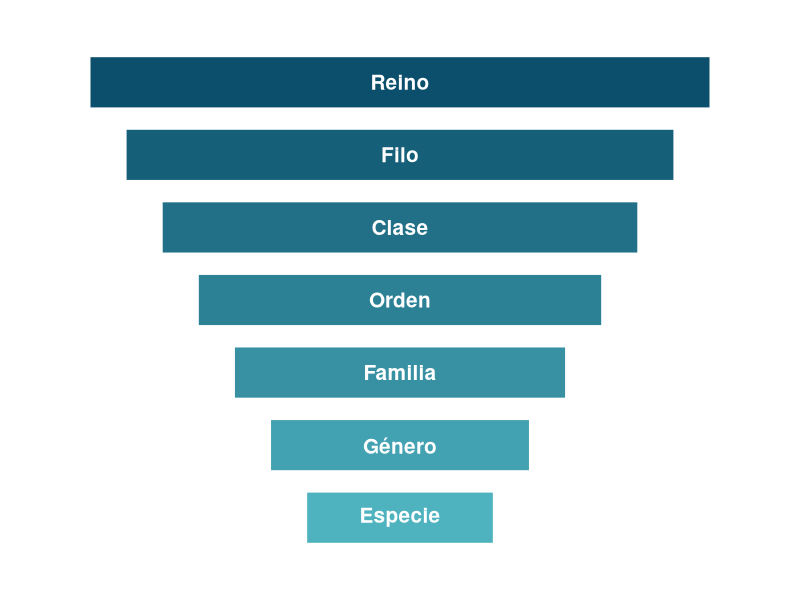
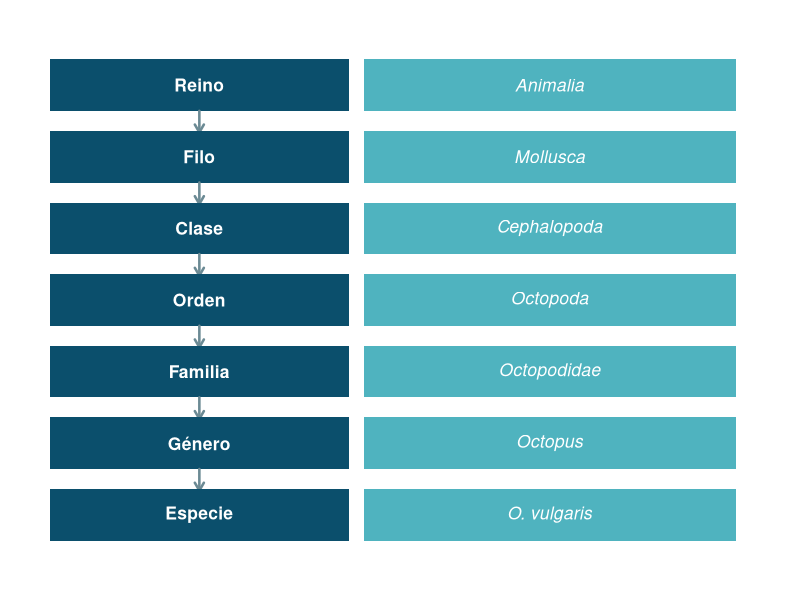
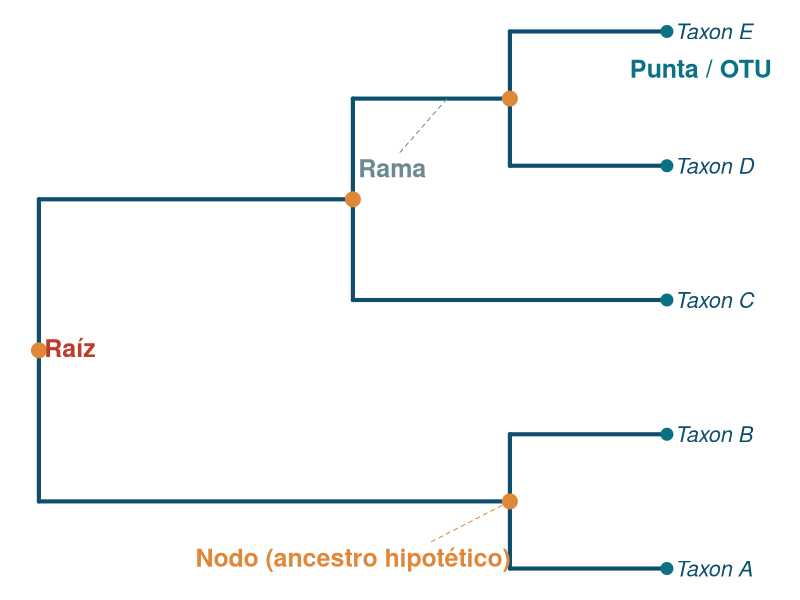
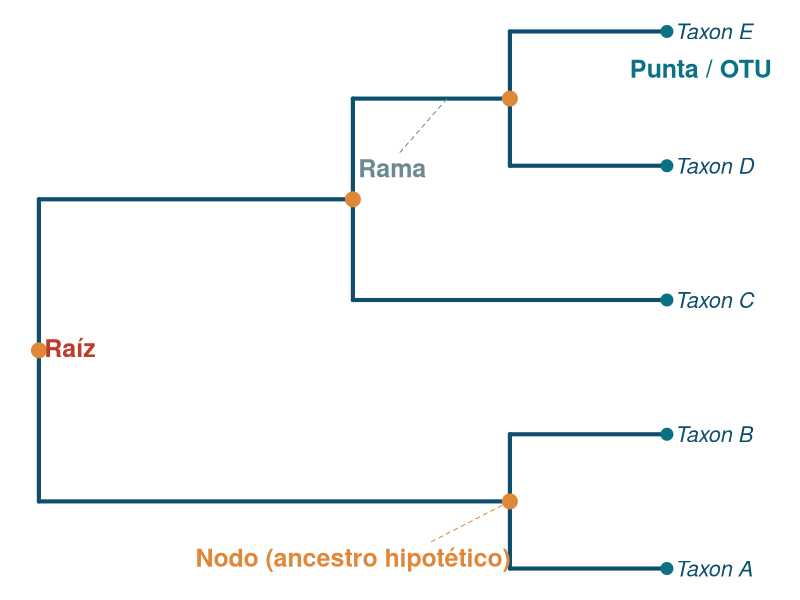
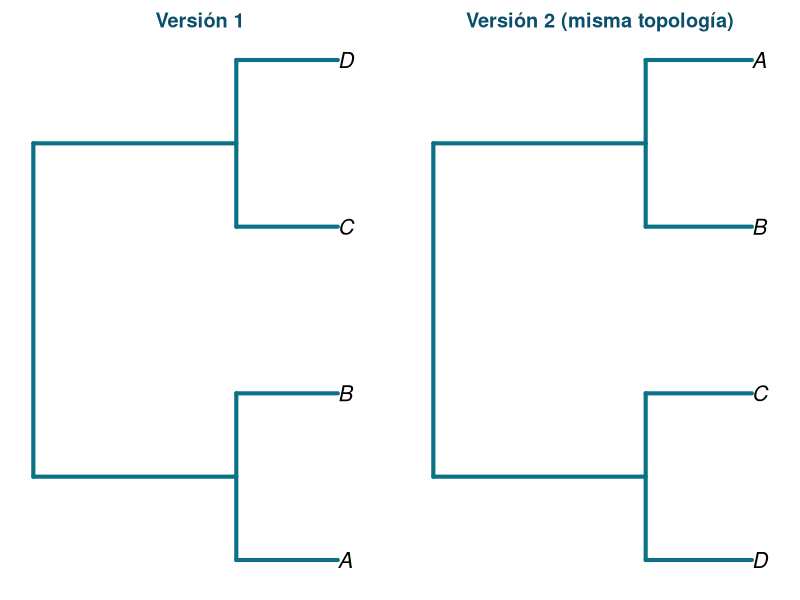
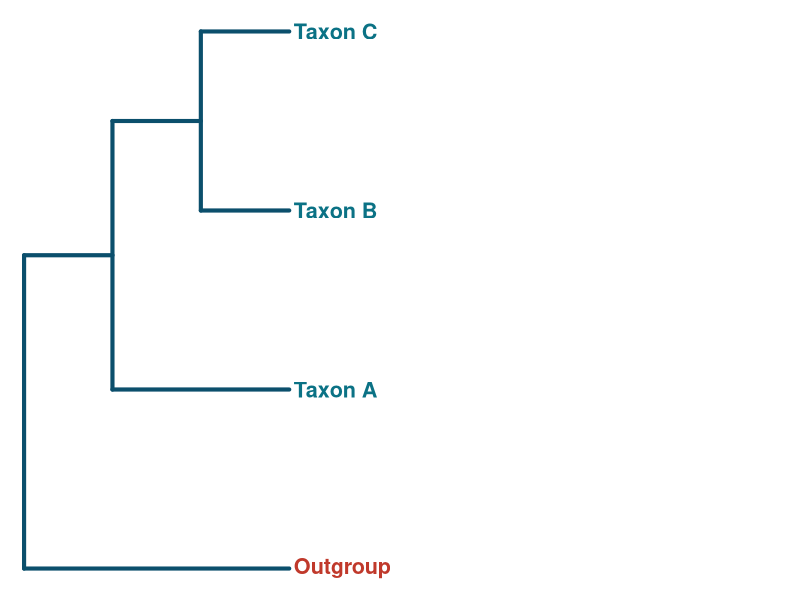
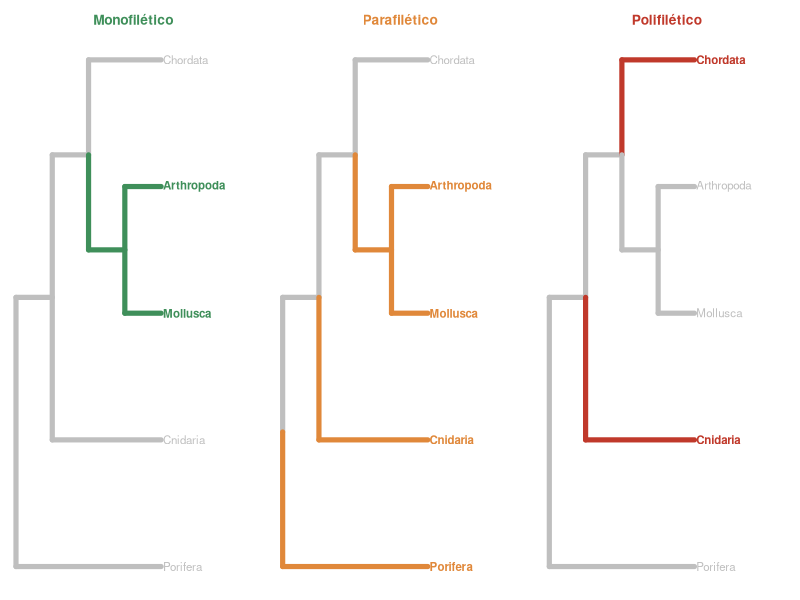
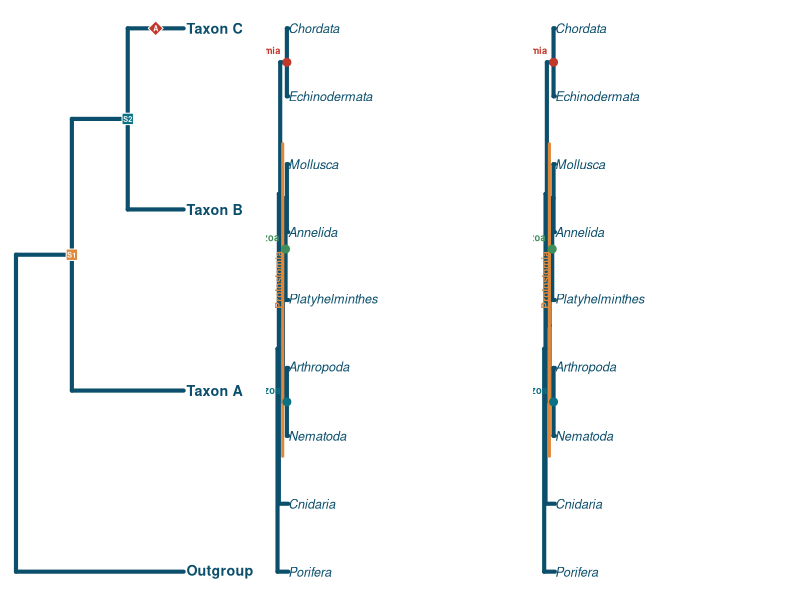

Source code (R) for these figures, in order:
## ---- chunk 1
#| label: setup
#| include: false

library(ape)

# Paleta de colores institucional del curso
col_dark   <- "#0B4F6C"
col_teal   <- "#0B7285"
col_teal2  <- "#4FB3BF"
col_coral  <- "#E0883A"
col_red    <- "#C0392B"
col_green  <- "#3F8F5A"
col_gray   <- "#6B8A94"
col_bg     <- "#FBFCFC"

# --- funciones auxiliares reutilizadas en varios esquemas ---

# Lista de descendientes (tips) de cada nodo de un árbol ape
tips_desc <- function(tree){
  n <- length(tree$tip.label)
  desc <- vector("list", max(tree$edge))
  for(i in 1:n) desc[[i]] <- i
  po <- tree$edge[postorder(tree), ]
  for(k in 1:nrow(po)){
    parent <- po[k,1]; child <- po[k,2]
    desc[[parent]] <- unique(c(desc[[parent]], desc[[child]]))
  }
  desc
}

# Dibuja un árbol resaltando un subconjunto de puntas (para mono/para/polifilia)
plot_grouping <- function(tree, target_tips, titulo, col_main, col_dim="grey75", cex.lab=1.25){
  d <- tips_desc(tree)
  n <- length(tree$tip.label)
  target_idx <- match(target_tips, tree$tip.label)
  ecol <- rep(col_dim, nrow(tree$edge))
  for(e in 1:nrow(tree$edge)){
    child <- tree$edge[e,2]
    if(child <= n){
      if(child %in% target_idx) ecol[e] <- col_main
    } else {
      if(all(d[[child]] %in% target_idx)) ecol[e] <- col_main
    }
  }
  tcol <- ifelse(1:n %in% target_idx, col_main, col_dim)
  plot(tree, edge.width=5, edge.color=ecol, tip.color=tcol, cex=cex.lab,
       font=ifelse(1:n %in% target_idx,2,1), no.margin=FALSE, label.offset=0.05)
  title(titulo, col.main=col_main, cex.main=1.25, font.main=2)
}
## ---- chunk 2
#| label: fig-jerarquia
#| fig-width: 8.5
#| fig-height: 5.6
#| fig-cap: "Categorías taxonómicas principales, de mayor a menor inclusividad."

niveles <- c("Reino","Filo","Clase","Orden","Familia","Género","Especie")
n <- length(niveles)
par(mar=c(0.5,0.5,0.5,0.5))
plot(0,0,type="n", xlim=c(0,10), ylim=c(0.3,n+0.7), axes=FALSE, xlab="", ylab="")
widths <- seq(8.6, 2.6, length.out=n)
cols <- colorRampPalette(c(col_dark, col_teal2))(n)
for(i in 1:n){
  y <- n - i + 1
  w <- widths[i]
  rect(5-w/2, y-0.36, 5+w/2, y+0.36, col=cols[i], border="white", lwd=2)
  text(5, y, niveles[i], col="white", font=2, cex=1.25)
}
## ---- chunk 3
#| label: fig-ejemplo-taxon
#| fig-width: 8.5
#| fig-height: 5.6
#| fig-cap: "Jerarquía taxonómica completa de Octopus vulgaris."

tax <- data.frame(
  nivel = c("Reino","Filo","Clase","Orden","Familia","Género","Especie"),
  valor = c("Animalia","Mollusca","Cephalopoda","Octopoda","Octopodidae","Octopus","O. vulgaris")
)
par(mar=c(0.3,0.3,0.3,0.3))
plot(0,0,type="n", xlim=c(0,10), ylim=c(0.2,7.8), axes=FALSE, xlab="", ylab="")
for(i in 1:7){
  y <- 8 - i
  rect(0.2,y-0.36,4.3,y+0.36, col=col_dark, border=NA)
  text(2.25,y,tax$nivel[i], col="white", font=2, cex=1.05)
  rect(4.5,y-0.36,9.6,y+0.36, col=col_teal2, border=NA)
  text(7.05,y,tax$valor[i], col="white", font=3, cex=1.05)
  if(i<7) arrows(2.25,y-0.36,2.25,y-0.66, length=0.09, col=col_gray, lwd=2.5)
}
## ---- chunk 4
#| label: fig-anatomia
#| fig-width: 9
#| fig-height: 5.6
#| fig-cap: "Elementos básicos de un árbol filogenético."

tree <- read.tree(text="((Taxon_A,Taxon_B),(Taxon_C,(Taxon_D,Taxon_E)));")
par(mar=c(0.5,0.5,0.5,0.5))
plot(tree, edge.width=4, edge.color=col_dark, tip.color=col_dark, cex=1.3,
     label.offset=0.05, no.margin=FALSE, x.lim=c(0,4.6))
nodelabels(pch=19, col=col_coral, cex=2)
tiplabels(pch=19, col=col_teal, cex=1.6)
rootedge <- 0.35
lastPP <- get("last_plot.phylo", envir = .PlotPhyloEnv)
text(0.2, 2.5, "Raíz", col=col_red, font=2, cex=1.5, pos=3)
text(2.0, 1.2, "Nodo (ancestro hipotético)", col=col_coral, font=2, cex=1.5, pos=1)
segments(2.5,1.2,3,1.5, col=col_coral, lty=2)
text(3.7, 4.7, "Punta / OTU", col=col_teal, font=2, cex=1.5, pos=4, xpd=TRUE)
segments(2.3,4.1,2.6,4.5, col=col_gray, lty=2)
text(2.25,4.1,"Rama", col=col_gray, font=2, cex=01.5, pos=1)
## ---- chunk 5
#| label: fig-anatomia2
#| fig-width: 9
#| fig-height: 4
#| fig-cap: "Elementos básicos de un árbol filogenético."

tree <- read.tree(text="((Taxon_A,Taxon_B),(Taxon_C,(Taxon_D,Taxon_E)));")
par(mar=c(0.5,0.5,0.5,0.5))
plot(tree, edge.width=4, edge.color=col_dark, tip.color=col_dark, cex=1.3,
     label.offset=0.05, no.margin=FALSE, x.lim=c(0,4.6))
nodelabels(pch=19, col=col_coral, cex=2)
tiplabels(pch=19, col=col_teal, cex=1.6)
rootedge <- 0.35
lastPP <- get("last_plot.phylo", envir = .PlotPhyloEnv)
text(0.2, 2.5, "Raíz", col=col_red, font=2, cex=1.5, pos=3)
text(2.0, 1.2, "Nodo (ancestro hipotético)", col=col_coral, font=2, cex=1.5, pos=1)
segments(2.5,1.2,3,1.5, col=col_coral, lty=2)
text(3.7, 4.7, "Punta / OTU", col=col_teal, font=2, cex=1.5, pos=4, xpd=TRUE)
segments(2.3,4.1,2.6,4.5, col=col_gray, lty=2)
text(2.25,4.1,"Rama", col=col_gray, font=2, cex=01.5, pos=1)
## ---- chunk 6
#| label: fig-rotacion
#| fig-width: 9
#| fig-height: 4.2
#| fig-cap: "Dos representaciones equivalentes del mismo árbol."

par(mfrow=c(1,2), mar=c(1,1,2,1))
t1 <- read.tree(text="((A,B),(C,D));")
plot(t1, edge.width=4, edge.color=col_teal, cex=1.3, no.margin=FALSE)
title("Versión 1", col.main=col_dark)
t2 <- read.tree(text="((D,C),(B,A));")
plot(t2, edge.width=4, edge.color=col_teal, cex=1.3, no.margin=FALSE)
title("Versión 2 (misma topología)", col.main=col_dark)
## ---- chunk 7
#| label: fig-outgroup
#| fig-width: 9
#| fig-height: 5.2
#| fig-cap: "El grupo externo (outgroup) permite enraizar el árbol y polarizar los caracteres."

tree <- read.tree(text="(Outgroup,(Taxon_A,(Taxon_B,Taxon_C)));")
n <- length(tree$tip.label)
tcol <- c(col_red, col_teal, col_teal, col_teal)
par(mar=c(0.5,0.5,0.5,0.5))
plot(tree, edge.width=4, edge.color=col_dark, tip.color=tcol, cex=1.3,
     font=2, label.offset=0.05, no.margin=FALSE)
## ---- chunk 8
#| label: fig-mono-para-poli
#| fig-width: 11.5
#| fig-height: 4.8
#| fig-cap: "Comparación entre grupo monofilético, parafilético y polifilético."

newick5 <- "(Porifera,(Cnidaria,((Mollusca,Arthropoda),Chordata)));"
t5 <- read.tree(text=newick5)

par(mfrow=c(1,3), mar=c(1,0.5,3,0.5))
plot_grouping(t5, c("Mollusca","Arthropoda"),
              "Monofilético", col_green, cex.lab=1.05)
plot_grouping(t5, c("Porifera","Cnidaria","Mollusca","Arthropoda"),
              "Parafilético", col_coral, cex.lab=1.05)
plot_grouping(t5, c("Cnidaria","Chordata"),
              "Polifilético", col_red, cex.lab=1.05)
## ---- chunk 9
#| label: fig-caracteres
#| fig-width: 9
#| fig-height: 5.6
#| fig-cap: "Las sinapomorfías (cuadros) marcan el origen de clados; la autapomorfía (rombo) es exclusiva de una punta."

tree <- read.tree(text="(Outgroup,(Taxon_A,(Taxon_B,Taxon_C)));")
par(mar=c(0.5,0.5,0.5,0.5))
plot(tree, edge.width=4, edge.color=col_dark, tip.color=col_dark, cex=1.3,
     font=2, label.offset=0.05, no.margin=FALSE, x.lim=c(0,4.2))

lastPP <- get("last_plot.phylo", envir = .PlotPhyloEnv)
xx <- lastPP$xx; yy <- lastPP$yy

nodo_ingroup <- getMRCA(tree, c("Taxon_A","Taxon_B","Taxon_C"))
nodo_BC      <- getMRCA(tree, c("Taxon_B","Taxon_C"))
tip_C        <- match("Taxon_C", tree$tip.label)

# sinapomorfia 1: en el nodo que une a A,B,C (carácter compartido por el ingroup, ausente en el outgroup)
points(xx[nodo_ingroup], yy[nodo_ingroup], pch=22, bg=col_coral, cex=2.6, col="white")
text(xx[nodo_ingroup], yy[nodo_ingroup], "S1", cex=0.65, font=2, col="white")

# sinapomorfia 2: en el nodo que une a B y C
points(xx[nodo_BC], yy[nodo_BC], pch=22, bg=col_teal, cex=2.6, col="white")
text(xx[nodo_BC], yy[nodo_BC], "S2", cex=0.65, font=2, col="white")

# autapomorfia: en la rama terminal de C (exclusiva de C)
points((xx[tip_C]+xx[nodo_BC])/2, yy[tip_C], pch=23, bg=col_red, cex=2.4, col="white")
text((xx[tip_C]+xx[nodo_BC])/2, yy[tip_C], "A", cex=0.65, font=2, col="white")
## ---- chunk 10
#| label: fig-bilateria
#| fig-width: 10
#| fig-height: 6
#| fig-cap: "Filogenia simplificada de los principales linajes animales (basada en evidencia molecular)."

newick <- "(Porifera,(Cnidaria,(((Nematoda,Arthropoda),(Platyhelminthes,(Annelida,Mollusca))),(Echinodermata,Chordata))));"
tr <- read.tree(text=newick)
par(mar=c(0.5,0.5,0.5,11))
plot(tr, edge.width=4, edge.color=col_dark, tip.color=col_dark, cex=1.15,
     label.offset=0.03, no.margin=FALSE)

lastPP <- get("last_plot.phylo", envir = .PlotPhyloEnv)
xx <- lastPP$xx; yy <- lastPP$yy

nodo_ecdysozoa     <- getMRCA(tr, c("Nematoda","Arthropoda"))
nodo_lofotrocozoa  <- getMRCA(tr, c("Platyhelminthes","Annelida","Mollusca"))
nodo_protostomia   <- getMRCA(tr, c("Nematoda","Arthropoda","Platyhelminthes","Annelida","Mollusca"))
nodo_deuterostomia <- getMRCA(tr, c("Echinodermata","Chordata"))

tips_prot <- match(c("Nematoda","Arthropoda","Platyhelminthes","Annelida","Mollusca"), tr$tip.label)
segments(xx[nodo_protostomia]-0.12, min(yy[tips_prot])-0.3, xx[nodo_protostomia]-0.12, max(yy[tips_prot])+0.3, col=col_coral, lwd=3)
text(xx[nodo_protostomia]-0.2, mean(range(yy[tips_prot]))+0.2, "Protostomia", srt=90, col=col_coral, font=2, cex=0.9, pos=3)

points(xx[nodo_ecdysozoa], yy[nodo_ecdysozoa], pch=19, col=col_teal, cex=1.6)
text(xx[nodo_ecdysozoa], yy[nodo_ecdysozoa]+.15, "Ecdysozoa", col=col_teal, font=2, cex=0.85, pos=2, xpd=TRUE)

points(xx[nodo_lofotrocozoa], yy[nodo_lofotrocozoa], pch=19, col=col_green, cex=1.6)
text(xx[nodo_lofotrocozoa], yy[nodo_lofotrocozoa]+0.15, "Lophotrochozoa", col=col_green, font=2, cex=0.85, pos=2, xpd=TRUE)

points(xx[nodo_deuterostomia], yy[nodo_deuterostomia], pch=19, col=col_red, cex=1.6)
text(xx[nodo_deuterostomia], yy[nodo_deuterostomia]+0.15, "Deuterostomia", col=col_red, font=2, cex=0.85, pos=2, xpd=TRUE)
## ---- chunk 11
#| label: fig-bilateria2
#| fig-width: 10
#| fig-height: 4
#| fig-cap: "Filogenia simplificada de los principales linajes animales (basada en evidencia molecular)."

plot(tr, edge.width=4, edge.color=col_dark, tip.color=col_dark, cex=1.15,
     label.offset=0.03, no.margin=FALSE)

lastPP <- get("last_plot.phylo", envir = .PlotPhyloEnv)
xx <- lastPP$xx; yy <- lastPP$yy

nodo_ecdysozoa     <- getMRCA(tr, c("Nematoda","Arthropoda"))
nodo_lofotrocozoa  <- getMRCA(tr, c("Platyhelminthes","Annelida","Mollusca"))
nodo_protostomia   <- getMRCA(tr, c("Nematoda","Arthropoda","Platyhelminthes","Annelida","Mollusca"))
nodo_deuterostomia <- getMRCA(tr, c("Echinodermata","Chordata"))

tips_prot <- match(c("Nematoda","Arthropoda","Platyhelminthes","Annelida","Mollusca"), tr$tip.label)
segments(xx[nodo_protostomia]-0.12, min(yy[tips_prot])-0.3, xx[nodo_protostomia]-0.12, max(yy[tips_prot])+0.3, col=col_coral, lwd=3)
text(xx[nodo_protostomia]-0.2, mean(range(yy[tips_prot]))+0.2, "Protostomia", srt=90, col=col_coral, font=2, cex=0.9, pos=3)

points(xx[nodo_ecdysozoa], yy[nodo_ecdysozoa], pch=19, col=col_teal, cex=1.6)
text(xx[nodo_ecdysozoa], yy[nodo_ecdysozoa]+.15, "Ecdysozoa", col=col_teal, font=2, cex=0.85, pos=2, xpd=TRUE)

points(xx[nodo_lofotrocozoa], yy[nodo_lofotrocozoa], pch=19, col=col_green, cex=1.6)
text(xx[nodo_lofotrocozoa], yy[nodo_lofotrocozoa]+0.15, "Lophotrochozoa", col=col_green, font=2, cex=0.85, pos=2, xpd=TRUE)

points(xx[nodo_deuterostomia], yy[nodo_deuterostomia], pch=19, col=col_red, cex=1.6)
text(xx[nodo_deuterostomia], yy[nodo_deuterostomia]+0.15, "Deuterostomia", col=col_red, font=2, cex=0.85, pos=2, xpd=TRUE)
